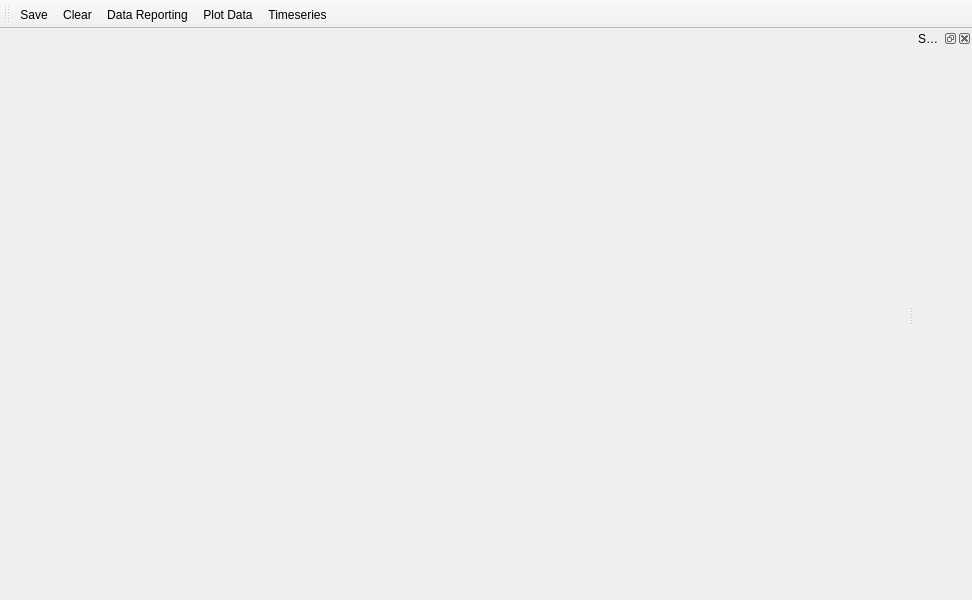
<?xml version="1.0" encoding="UTF-8"?>
<ui version="4.0">
 <class>MainWindow</class>
 <widget class="QMainWindow" name="MainWindow">
  <property name="geometry">
   <rect>
    <x>0</x>
    <y>0</y>
    <width>972</width>
    <height>600</height>
   </rect>
  </property>
  <property name="windowTitle">
   <string>Dedicated Counters</string>
  </property>
  <property name="windowIcon">
   <iconset resource="Z:/Lab/Andor Project/imaging_software_g/ui/Experiment.qrc">
    <normaloff>:/openicon/icons/gnome-power-statistics.png</normaloff>:/openicon/icons/gnome-power-statistics.png</iconset>
  </property>
  <widget class="QWidget" name="centralwidget"/>
  <widget class="QToolBar" name="toolBar">
   <property name="windowTitle">
    <string>toolBar</string>
   </property>
   <attribute name="toolBarArea">
    <enum>TopToolBarArea</enum>
   </attribute>
   <attribute name="toolBarBreak">
    <bool>false</bool>
   </attribute>
   <addaction name="actionSave"/>
   <addaction name="actionClear"/>
   <addaction name="actionData_Reporting"/>
   <addaction name="actionPlot_Data"/>
   <addaction name="actionTimeseries"/>
  </widget>
  <widget class="QDockWidget" name="settingsDock">
   <property name="windowTitle">
    <string>Settings</string>
   </property>
   <attribute name="dockWidgetArea">
    <number>2</number>
   </attribute>
   <widget class="QWidget" name="dockWidgetContents"/>
  </widget>
  <action name="actionSave">
   <property name="icon">
    <iconset resource="Z:/Lab/Andor Project/imaging_software_g/ui/Experiment.qrc">
     <normaloff>:/kde/icons/filesave.png</normaloff>:/kde/icons/filesave.png</iconset>
   </property>
   <property name="text">
    <string>Save</string>
   </property>
  </action>
  <action name="actionClear">
   <property name="icon">
    <iconset resource="Z:/Lab/Andor Project/imaging_software_g/ui/Experiment.qrc">
     <normaloff>:/kde/icons/edit-clear.png</normaloff>:/kde/icons/edit-clear.png</iconset>
   </property>
   <property name="text">
    <string>Clear</string>
   </property>
  </action>
  <action name="actionStart">
   <property name="icon">
    <iconset resource="Z:/Lab/Andor Project/imaging_software_g/ui/Experiment.qrc">
     <normaloff>:/openicon/icons/media-playback-start-7.png</normaloff>:/openicon/icons/media-playback-start-7.png</iconset>
   </property>
   <property name="text">
    <string>Start</string>
   </property>
  </action>
  <action name="actionStop">
   <property name="icon">
    <iconset resource="Z:/Lab/Andor Project/imaging_software_g/ui/Experiment.qrc">
     <normaloff>:/openicon/icons/media-playback-stop-7.png</normaloff>:/openicon/icons/media-playback-stop-7.png</iconset>
   </property>
   <property name="text">
    <string>Stop</string>
   </property>
  </action>
  <action name="actionData_Reporting">
   <property name="checkable">
    <bool>true</bool>
   </property>
   <property name="icon">
    <iconset resource="Experiment.qrc">
     <normaloff>:/kde/icons/gear.png</normaloff>:/kde/icons/gear.png</iconset>
   </property>
   <property name="text">
    <string>Data Reporting</string>
   </property>
   <property name="toolTip">
    <string>enable reporting of data from the FPGA</string>
   </property>
  </action>
  <action name="actionPlot_Data">
   <property name="checkable">
    <bool>true</bool>
   </property>
   <property name="icon">
    <iconset resource="Experiment.qrc">
     <normaloff>:/openicon/icons/office-chart-line.png</normaloff>:/openicon/icons/office-chart-line.png</iconset>
   </property>
   <property name="text">
    <string>Plot Data</string>
   </property>
   <property name="toolTip">
    <string>Plot data</string>
   </property>
  </action>
  <action name="actionTimeseries">
   <property name="checkable">
    <bool>true</bool>
   </property>
   <property name="icon">
    <iconset resource="Experiment.qrc">
     <normaloff>:/kde/icons/grafanalogo.png</normaloff>:/kde/icons/grafanalogo.png</iconset>
   </property>
   <property name="text">
    <string>Timeseries</string>
   </property>
   <property name="toolTip">
    <string>Log in Timeseries database</string>
   </property>
  </action>
 </widget>
 <resources>
  <include location="Experiment.qrc"/>
 </resources>
 <connections/>
</ui>
